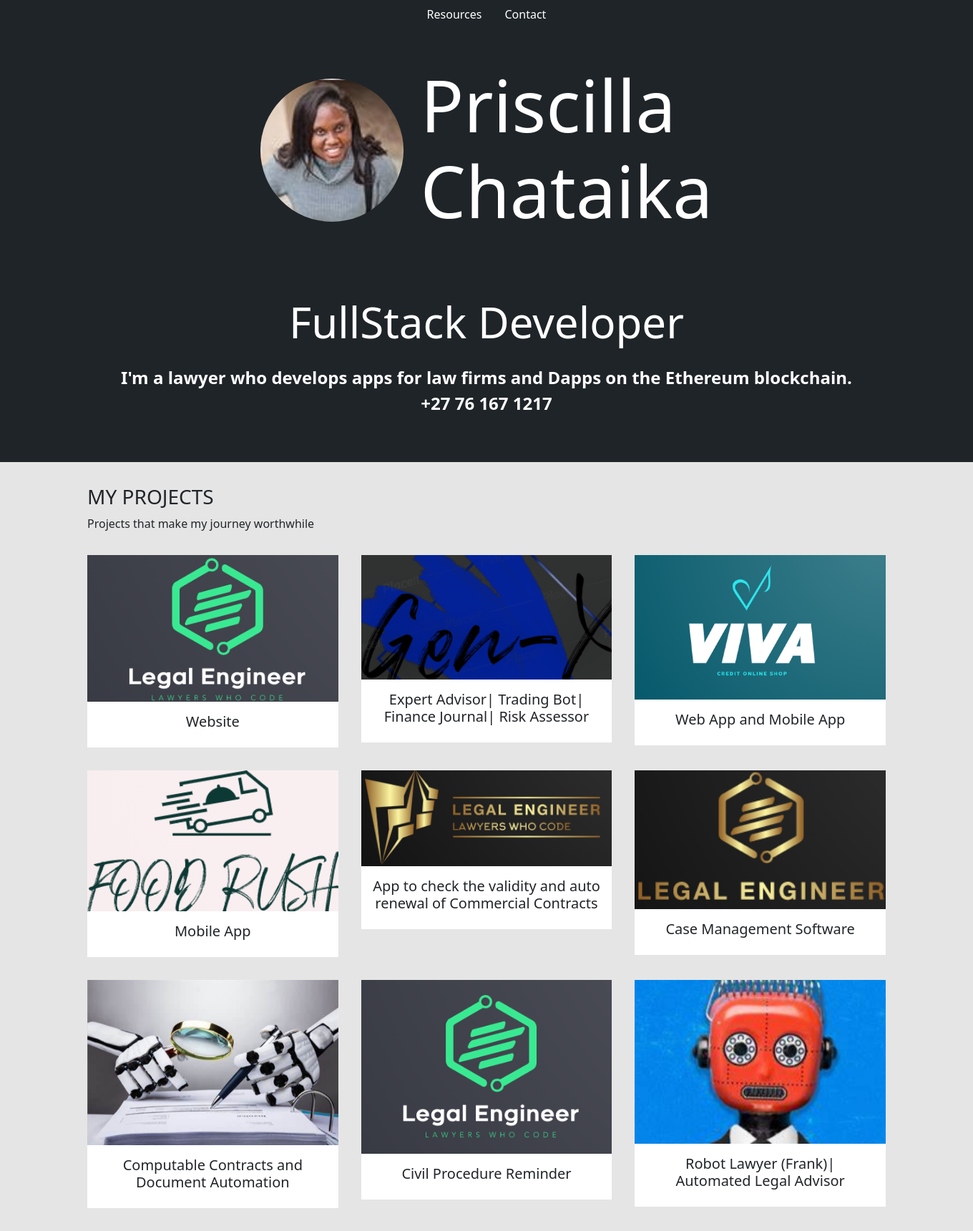
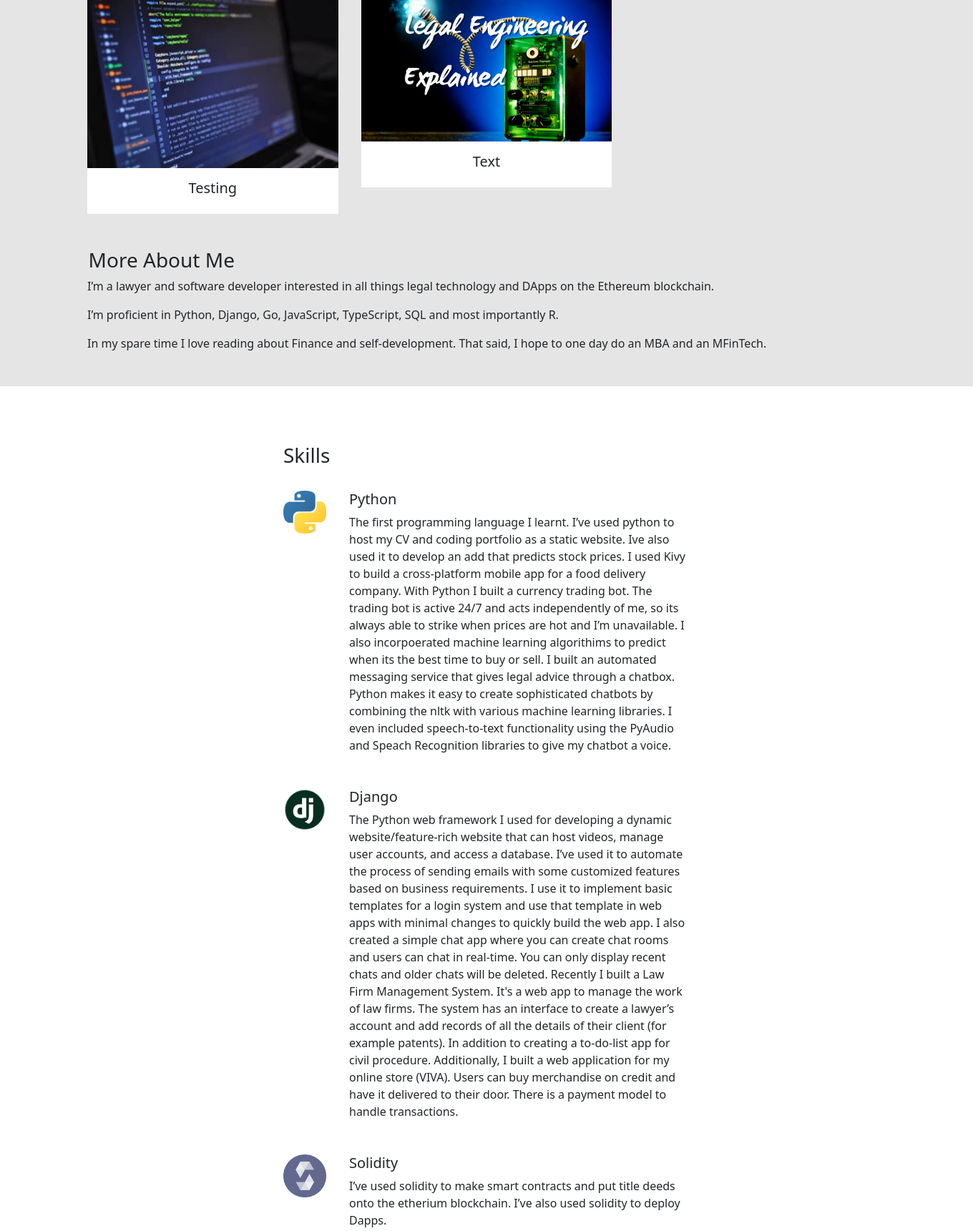
The page / (upper part) on the database its author committed (2 pictures, top to bottom).
### base/models.py (models this page shows, shortened)
class Project(models.Model):
    title = models.CharField(max_length=200)
    thumbnail = models.ImageField(null=True)
    body = RichTextUploadingField()
    slug = models.SlugField(null=True, blank=True)
    created = models.DateTimeField(auto_now_add=True)
    id = models.UUIDField(default=uuid.uuid4, unique=True,
                          primary_key=True, editable=False)

class Skill(models.Model):
    title = models.CharField(max_length=200)
    body = models.TextField(null=True, blank=True)
    logo = models.ImageField(null=True, default="django.png")
    created = models.DateTimeField(auto_now_add=True)
    id = models.UUIDField(default=uuid.uuid4, unique=True,
                          primary_key=True, editable=False)

### base/views.py (the view)
# urls.py: path('', views.homePage, name="home"),
def homePage(request):
    projects = Project.objects.all()
    detailedSkills = Skill.objects.exclude(body='')
    skills = Skill.objects.filter(body='')
    endorsements = Endorsement.objects.filter(approved=True)
    form = MessageForm()
    if request.method == 'POST':
        form = MessageForm(request.POST)
        if form.is_valid():
            form.save()
            messages.success(request, 'Your message was successfully sent!')
    context = {'projects': projects, 'skills': skills,
               'detailedSkills': detailedSkills, 'form': form, 'endorsements': endorsements}
    return render(request, 'base/home.html', context)

### base/templates/base/home.html (shortened to what this page needs)
{% extends 'base/main.html' %}
{% load static %}
{% block content %}
    <section class="hero">
        <div class="hero--content">
            <div class="hero--content--intro">
                <img id="profile_pic" src="{% static 'images/portrait.png' %}">
                <h1 class="intro--name">Priscilla <br> Chataika</h1>
            </div>
            <div class="hero--content--subsection">
                 <h3 class="description" >FullStack Developer</h3>
                 <p class="slogan" >I'm a lawyer who develops apps for law firms and Dapps on the Ethereum blockchain. <br> +27 76 167 1217</p>
            </div>
        </div>
    </section>
    <section class="container section--2">
    <h3>MY PROJECTS</h3>
    <p>Projects that make my journey worthwhile</p>
    <div class="projects--wrapper">
        {% for project in projects %}
        <div class="project--column">
            <a href="{% url 'project' project.id %}">
                <img class="project--thumbnail" src="{{project.thumbnail.url}}">
            </a>
            <div class="project--body">
                <h5>{{project.title}}</h5>
            </div>
        </div>
        {% empty %}
        <h3>There are no projects in the database...</h3> {% endfor %} </div>
        <div class="more--me">
            <h3>More About Me</h3>
</div>
    <div class="describe--me">
    <p>I’m a lawyer and software developer interested in all things legal technology and DApps on the Ethereum blockchain.</p>
    <p>I’m proficient in Python, Django, Go, JavaScript, TypeScript, SQL and most importantly R.</p>
    <p>In my spare time I love reading about Finance and self-development. That said, I hope to one day do an MBA and an MFinTech.</p>
</div>
</section>
<section class="section--1">
    <div class="skills--container">
        <h3>Skills</h3>
        {% for skill in detailedSkills %}
        <div class="skill--wrapper">
            {% if skill.logo %}
            <img class="skill--logo" src="{{skill.logo.url}}">
            {% endif %}
            <div>
                <h5>{{skill.title}}</h5>
                <p>{{skill.body}}</p>
            </div>
            </div>
            {% endfor %}
        </div>
</section>
{% endblock content %}

### static/styles/main.css (style rules this page uses)
body { background-color: #E5E5E5; }
.section--1 { background-color: #FFF; padding-top: 2em; padding-bottom: 2em; }
.section--2 { background-color: #E5E5E5; padding-top: 2em; padding-bottom: 2em; }
.hero { background-color: #1F2428; min-height: 70vh; color: #FFF; }
#profile_pic { height: 200px; width: 200px; object-fit: cover; border-radius: 50%; }
.hero--content { width: 1350px; margin: 0 auto; padding: 1em; }
.hero--content--intro { display: flex; color: #FFF; justify-content: center; align-items: center; gap: 1.5em; margin-bottom: 3em; }
.intro--name { font-size: 100px; }
.description { font-size: 60px; }
.slogan { font-size: 24px; margin-top: 1em; }
.hero--content--subsection { text-align: center; padding: 2em; font-weight: 600; }
.project--body { background-color: #FFF; padding: 1em; }
.project--thumbnail { width: 100%; }
.projects--wrapper { display: grid; grid-template-columns: 1fr 1fr 1fr; row-gap: 4em; gap: 2em; margin-top: 2em; margin-bottom: 2em; text-align: center; }
.more--me { margin-left: 0.1em; margin-top: 3em; font-weight: 1000; }
.describe--me { font-style: normal; }
.skills--container { width: 600px; margin: 0 auto; margin-top: 2em; padding: 1em; }
.skill--wrapper { margin-top: 2em; margin-bottom: 2em; display: flex; gap: 2em; align-items: top; }
.skill--logo { height: 60px; width: 60px; }

### rows shown on the page
Project: thumbnail (picture), title "Website"
Project: thumbnail (picture), title "Expert Advisor| Trading Bot| Finance Journal| Risk Assessor"
Project: thumbnail (picture), title "Web App and Mobile App"
Project: thumbnail (picture), title "Mobile App"
Project: thumbnail (picture), title "App to check the validity and auto renewal of Commercial Contracts"
Project: thumbnail (picture), title "Case Management Software"
Project: thumbnail (picture), title "Computable Contracts and Document Automation"
Project: thumbnail (picture), title "Civil Procedure Reminder"
Project: thumbnail (picture), title "Robot Lawyer (Frank)| Automated Legal Advisor"
Project: thumbnail (picture), title "Testing"
Project: thumbnail (picture), title "Text"
Skill: logo (picture), title "Python", body "The first programming language I learnt. I’ve used python to host my CV and coding portfolio as a static website. Ive also used it to develop an add that predicts stock prices. I used Kivy to build a cross-platform mobile app for a food delivery company. With Python I built a currency trading bot. The trading bot is active 24/7 and acts independently of me, so its always able to strike when prices are hot and I’m unavailable. I also incorpoerated machine learning algorithims to predict when its the best time to buy or sell. I built an automated messaging service that gives legal advice through a chatbox. Python makes it easy to create sophisticated chatbots by combining the nltk with…"
Skill: logo (picture), title "Django", body "The Python web framework I used for developing a dynamic website/feature-rich website that can host videos, manage user accounts, and access a database. I’ve used it to automate the process of sending emails with some customized features based on business requirements. I use it to implement basic templates for a login system and use that template in web apps with minimal changes to quickly build the web app. I also created a simple chat app where you can create chat rooms and users can chat in real-time. You can only display recent chats and older chats will be deleted. Recently I built a Law Firm Management System. It's a web app to manage the work of law firms. The system has an interface…"
Skill: logo (picture), title "Solidity", body "I’ve used solidity to make smart contracts and put title deeds onto the etherium blockchain. I’ve also used solidity to deploy Dapps."
